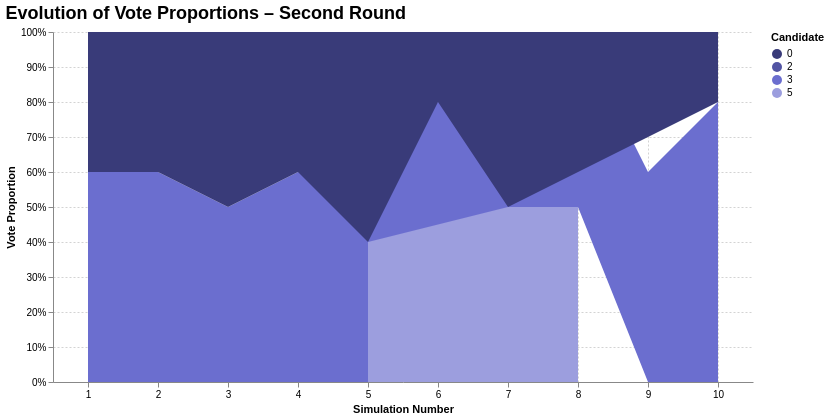

Notebook cell for this chart:
### Code cell
import pandas as pd
import altair as alt

# Assuming df_second_round is already defined and filtered for the second round

# Make a copy of the DataFrame for the second round
df = df_second_round.copy()

# Get sorted list of unique candidate IDs in the second round
all_candidates = sorted(df['candidate_id'].unique())

# Define a categorical color scale for consistent color mapping
color_scale = alt.Scale(domain=all_candidates, scheme='category20b')

# Define interactive highlight on mouseover
highlight = alt.selection(type='single', fields=['candidate_id'], on='mouseover', empty='all')

# Create the area chart for vote proportions in the second round
chart_second = alt.Chart(df).mark_area(opacity=0.85).encode(
    x=alt.X('simulation_number:N', title='Simulation Number', axis=alt.Axis(labelAngle=0)),
    y=alt.Y('proportion:Q', stack='center', title='Vote Proportion', axis=alt.Axis(format='.0%')),
    color=alt.Color('candidate_id:N', scale=color_scale, legend=alt.Legend(title='Candidate')),
    opacity=alt.condition(highlight, alt.value(1), alt.value(0.2)),  # Highlight selected candidate
    tooltip=[
        alt.Tooltip('candidate_id:N', title='Candidate'),
        alt.Tooltip('proportion:Q', title='Proportion', format='.1%'),
        alt.Tooltip('simulation_number:N', title='Simulation')
    ]
).add_selection(
    highlight
).properties(
    width=700,
    height=350,
    title="Evolution of Vote Proportions – Second Round"
).configure_axis(
    grid=True,
    gridColor='lightgray',
    gridDash=[2, 2]
).configure_view(
    stroke=None
).configure_title(
    fontSize=18,
    anchor='start',
    font='Helvetica'
)

# Display the chart
chart_second

### Figure 1 — Vega-Lite specification as saved in the notebook (floating-point values rounded to 4 significant figures)
{"config": {"view": {"continuousWidth": 300, "continuousHeight": 300, "stroke": null}, "axis": {"grid": true, "gridColor": "lightgray", "gridDash": [2, 2]}, "title": {"anchor": "start", "font": "Helvetica", "fontSize": 18}}, "data": {"name": "data-fcd28809494beaf148889c5b452ae5bd"}, "mark": {"type": "area", "opacity": 0.85}, "encoding": {"color": {"field": "candidate_id", "legend": {"title": "Candidate"}, "scale": {"domain": [0.0, 2.0, 3.0, 5.0], "scheme": "category20b"}, "type": "nominal"}, "opacity": {"condition": {"param": "param_4", "value": 1, "empty": true}, "value": 0.2}, "tooltip": [{"field": "candidate_id", "title": "Candidate", "type": "nominal"}, {"field": "proportion", "format": ".1%", "title": "Proportion", "type": "quantitative"}, {"field": "simulation_number", "title": "Simulation", "type": "nominal"}], "x": {"axis": {"labelAngle": 0}, "field": "simulation_number", "title": "Simulation Number", "type": "nominal"}, "y": {"axis": {"format": ".0%"}, "field": "proportion", "stack": "center", "title": "Vote Proportion", "type": "quantitative"}}, "height": 350, "params": [{"name": "param_4", "select": {"type": "point", "fields": ["candidate_id"], "on": "mouseover"}}], "title": "Evolution of Vote Proportions – Second Round", "width": 700, "$schema": "https://vega.github.io/schema/vega-lite/v5.20.1.json", "datasets": {"data-fcd28809494beaf148889c5b452ae5bd": [{"simulation_number": 1, "round": "second", "candidate": [[2.444, 0.8158], [2.602, 1.04], [0.9811, 0.2278]], "proportion": 0.6, "candidate_id": 3}, {"simulation_number": 1, "round": "second", "candidate": [[0.2759, 0.6938], [3.167, 0.8913], [1.796, 0.2904]], "proportion": 0.4, "candidate_id": 0}, {"simulation_number": 2, "round": "second", "candidate": [[2.444, 0.8158], [2.602, 1.04], [0.9811, 0.2278]], "proportion": 0.6, "candidate_id": 3}, {"simulation_number": 2, "round": "second", "candidate": [[0.2759, 0.6938], [3.167, 0.8913], [1.796, 0.2904]], "proportion": 0.4, "candidate_id": 0}, {"simulation_number": 3, "round": "second", "candidate": [[2.444, 0.8158], [2.602, 1.04], [0.9811, 0.2278]], "proportion": 0.5, "candidate_id": 3}, {"simulation_number": 3, "round": "second", "candidate": [[0.2759, 0.6938], [3.167, 0.8913], [1.796, 0.2904]], "proportion": 0.5, "candidate_id": 0}, {"simulation_number": 4, "round": "second", "candidate": [[2.444, 0.8158], [2.602, 1.04], [0.9811, 0.2278]], "proportion": 0.6, "candidate_id": 3}, {"simulation_number": 4, "round": "second", "candidate": [[0.2759, 0.6938], [3.167, 0.8913], [1.796, 0.2904]], "proportion": 0.4, "candidate_id": 0}, {"simulation_number": 5, "round": "second", "candidate": [[2.713, 1.026], [2.607, 1.468], [1.97, 2.599]], "proportion": 0.4, "candidate_id": 5}, {"simulation_number": 5, "round": "second", "candidate": [[0.2759, 0.6938], [3.167, 0.8913], [1.796, 0.2904]], "proportion": 0.6, "candidate_id": 0}, {"simulation_number": 6, "round": "second", "candidate": [[2.444, 0.8158], [2.602, 1.04], [0.9811, 0.2278]], "proportion": 0.8, "candidate_id": 3}, {"simulation_number": 6, "round": "second", "candidate": [[0.2759, 0.6938], [3.167, 0.8913], [1.796, 0.2904]], "proportion": 0.2, "candidate_id": 0}, {"simulation_number": 7, "round": "second", "candidate": [[0.2759, 0.6938], [3.167, 0.8913], [1.796, 0.2904]], "proportion": 0.5, "candidate_id": 0}, {"simulation_number": 7, "round": "second", "candidate": [[2.713, 1.026], [2.607, 1.468], [1.97, 2.599]], "proportion": 0.5, "candidate_id": 5}, {"simulation_number": 8, "round": "second", "candidate": [[2.444, 0.8158], [2.602, 1.04], [0.9811, 0.2278]], "proportion": 0.5, "candidate_id": 3}, {"simulation_number": 8, "round": "second", "candidate": [[2.713, 1.026], [2.607, 1.468], [1.97, 2.599]], "proportion": 0.5, "candidate_id": 5}, {"simulation_number": 9, "round": "second", "candidate": [[2.444, 0.8158], [2.602, 1.04], [0.9811, 0.2278]], "proportion": 0.6, "candidate_id": 3}, {"simulation_number": 9, "round": "second", "candidate": [[2.06, 0.1062], [1.362, 0.05784], [3.128, 0.114]], "proportion": 0.4, "candidate_id": 2}, {"simulation_number": 10, "round": "second", "candidate": [[2.444, 0.8158], [2.602, 1.04], [0.9811, 0.2278]], "proportion": 0.8, "candidate_id": 3}, {"simulation_number": 10, "round": "second", "candidate": [[0.2759, 0.6938], [3.167, 0.8913], [1.796, 0.2904]], "proportion": 0.2, "candidate_id": 0}]}}
